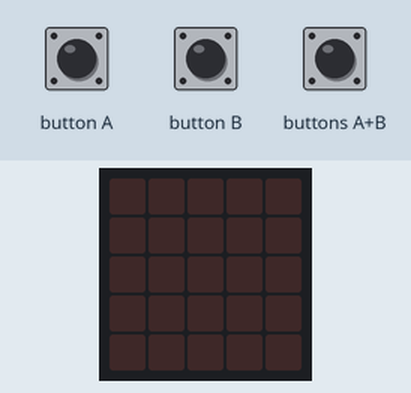
Simulated run of this program. Board: BBC micro:bit (MakeCode). On the bench: the board's 5×5 LED display. Inputs (shaded band) come from the test bench.

Above: at 1.2 s.
1.3 s: button A pressed for 0.15 s
At 2.6 s:
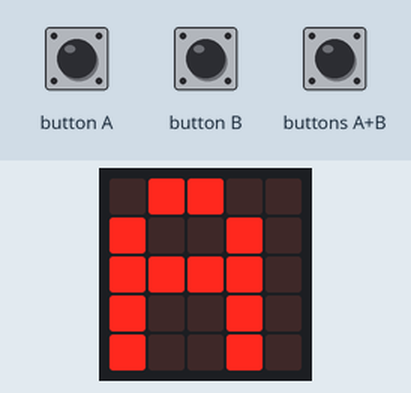
2.9 s: button B pressed for 0.15 s
At 3.8 s:
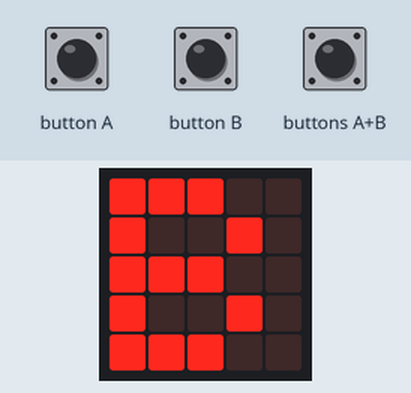
4.5 s: buttons A+B pressed for 0.15 s
At 5.0 s:
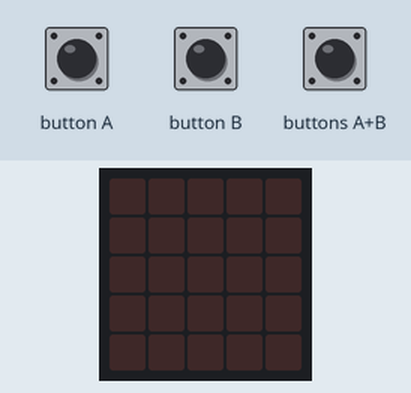
Timing chart, 0 to 7.5 s (numbered marks = the images above; inputs shaded):
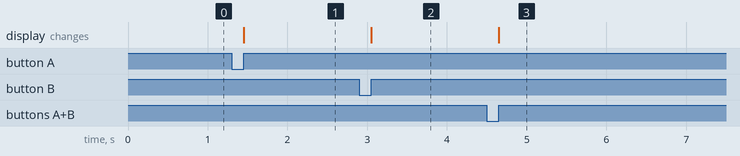

The program:

main.ts
```typescript
input.onButtonPressed(Button.A, function () {
    basic.showLeds(`
        . # # . .
        # . . # .
        # # # # .
        # . . # .
        # . . # .
        `)
})
input.onButtonPressed(Button.AB, function () {
    basic.clearScreen()
})
input.onButtonPressed(Button.B, function () {
    basic.showLeds(`
        # # # . .
        # . . # .
        # # # . .
        # . . # .
        # # # . .
        `)
})
```

test.ts
```typescript
// les tests vont ici ; cela ne sera pas compilé si ce paquet est utilisé en tant qu'extension.
```

Measured:
- after the input at 1.3 s, the display: changes after 0.15 s (image 1)
- after the input at 2.9 s, the display: changes after 0.15 s (image 2)
- after the input at 4.5 s, the display: changes after 0.15 s (image 3)
